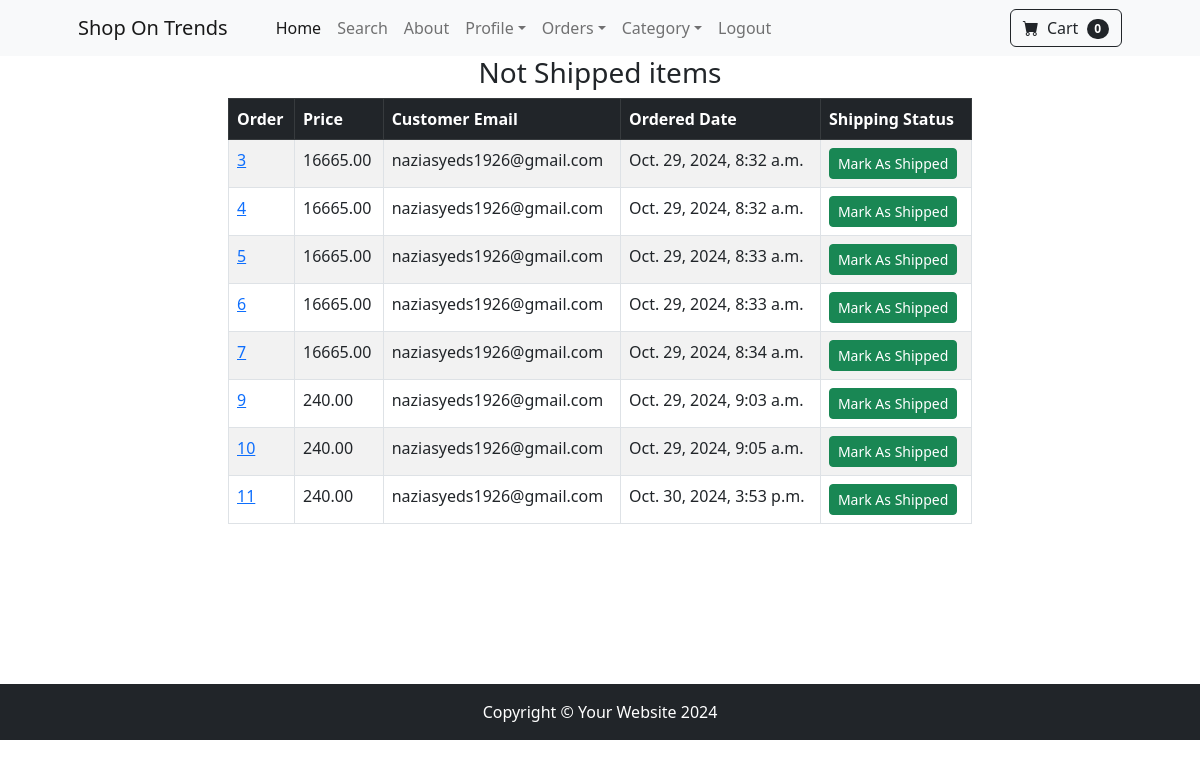
Screenshot of /payment/not_shipped_dashboard/ (signed in) with the database file from the repository.
### payment/models.py (models this page shows, shortened)
class Order(models.Model):
    user = models.ForeignKey(User,on_delete=models.CASCADE,null = True,blank=True)
    full_name = models.CharField(max_length=250)
    email = models.EmailField(max_length=250)
    shipping_address = models.TextField(max_length=15000)
    amount_paid = models.DecimalField(max_digits=7,decimal_places=2)
    date_ordered = models.DateTimeField(auto_now_add=True)
    shipped = models.BooleanField(default=False)
    date_shipped = models.DateTimeField(blank=True,null=True)
    invoice = models.CharField(max_length=250,null=True,blank=True)
    paid = models.BooleanField(default=False)

### payment/views.py (the view, shortened to what this page needs)
# urls.py: path('not_shipped_dashboard/',views.not_shipped_dashboard, name ="not_shipped_dashboard"),
def not_shipped_dashboard(request):
    if request.user.is_authenticated and request.user.is_superuser:
        orders = Order.objects.filter(shipped = False)
        now = datetime.now()
        return render(request,"payment/not_shipped_dashboard.html",{"orders":orders})
    else:
        messages.success(request,"Access Denied")
        return redirect("home")

### shoppingcart/cart.py (called while the page is built)
    def __len__(self):
        return len(self.cart)

### shoppingcart/context_processors.py (called while the page is built)
def cart(request):
    return {'cart':Cart(request)}

### payment/templates/payment/not_shipped_dashboard.html (shortened to what this page needs)
{% extends 'base.html' %}
{% block content %}
<div class ="container">
<div class="row">
    <center>
        <div class ="col-8">
        <h3>Not Shipped items</h3>
        <table class="table table-striped table-hover table-bordered">
            <thead class="table-dark">
              <tr>
                <th scope="col">Order</th>
                <th scope="col">Price</th>
                <th scope="col">Customer Email</th>
                <th scope="col">Ordered Date</th>
                <th scope="col">Shipping Status</th>
              </tr>
            </thead>
            <tbody>
            {% for item in orders %}
              <tr>
                <td><a href="{% url 'orders' item.id %}">{{item.id}}</a></td>
                <td>{{item.amount_paid}}</td>
                <td>{{item.email}}</td>
                <td>{{item.date_ordered}}</td>
              <td>
                <form method="POST">
                    <button type="submit" class="btn btn-success btn-sm">Mark As Shipped</button>
                </form>
              </td>
            </tr>
              {% endfor %}
            </tbody>
          </table>
        </br><br/><br/>
      </br><br/><br/>
        </div>
    </center>
</div>
</div>
{% endblock %}

### store/templates/base.html (shortened to what this page needs)
{% load static %}
<!DOCTYPE html>
<html lang="en">
    <head>
        <link href="https://cdn.jsdelivr.net/npm/bootstrap-icons@1.5.0/font/bootstrap-icons.css" rel="stylesheet" />
        <link href="{% static 'css/styles.css'%}" rel="stylesheet" />
    </head>
    <body>
        {% include 'navbar.html'%}
        {% block content%}
        {% endblock %}
        <footer class="py-5 bg-dark">
            <div class="container"><p class="m-0 text-center text-white">Copyright &copy; Your Website 2024</p></div>
        </footer>
    </body>
</html>

### store/templates/navbar.html (shortened to what this page needs)
<nav class="navbar navbar-expand-lg navbar-light bg-light">
    <div class="container px-4 px-lg-5">
        <a class="navbar-brand" href="{% url 'home'%}">Shop On Trends</a>
        <div class="collapse navbar-collapse" id="navbarSupportedContent">
            <ul class="navbar-nav me-auto mb-2 mb-lg-0 ms-lg-4">
                <li class="nav-item"><a class="nav-link active" aria-current="page" href="{% url 'home'%}">Home</a></li>
                <li class="nav-item"><a class="nav-link" aria-current="page" href="{% url 'search'%}">Search</a></li>
                <li class="nav-item"><a class="nav-link" href="{% url 'about' %}">About</a></li>
                {% if user.is_authenticated%}
                    <li class="nav-item dropdown">
                        <a class="nav-link dropdown-toggle" id="navbarDropdown" href="#" role="button" data-bs-toggle="dropdown" aria-expanded="false">Profile</a>
                    </li>
                    {% if user.is_superuser%}
                    <li class="nav-item dropdown">
                        <a class="nav-link dropdown-toggle" id="navbarDropdown" href="#" role="button" data-bs-toggle="dropdown" aria-expanded="false">Orders</a>
                    </li>
                    {%endif%}
                {% else %}
                <li class="nav-item"><a class="nav-link" href="{% url 'login' %}">Login</a></li>
                <li class="nav-item"><a class="nav-link" href="{% url 'register' %}">Register</a></li>
                {% endif %}
                <li class="nav-item dropdown">
                    <a class="nav-link dropdown-toggle" id="navbarDropdown" href="#" role="button" data-bs-toggle="dropdown" aria-expanded="false">Category</a>
                </li>
                <li class="nav-item"><a class="nav-link" href="{% url 'logout' %}">Logout</a></li>
            </ul>
            <form class="d-flex">
                <a href="{%url 'cart_summary'%}" class="btn btn-outline-dark">
                    <i class="bi-cart-fill me-1"></i>
                    Cart
                    <span class="badge bg-dark text-white ms-1 rounded-pill" id="cart_quantity">
                    {{cart|length}}
                    </span>
                </a>
            </form>
        </div>
    </div>
</nav>

### rows the page displays
Order: id "3", amount_paid "16665.00", email "naziasyeds1926@gmail.com", date_ordered "Oct. 29, 2024, 8:32 a.m."
Order: id "4", amount_paid "16665.00", email "naziasyeds1926@gmail.com", date_ordered "Oct. 29, 2024, 8:32 a.m."
Order: id "5", amount_paid "16665.00", email "naziasyeds1926@gmail.com", date_ordered "Oct. 29, 2024, 8:33 a.m."
Order: id "6", amount_paid "16665.00", email "naziasyeds1926@gmail.com", date_ordered "Oct. 29, 2024, 8:33 a.m."
Order: id "7", amount_paid "16665.00", email "naziasyeds1926@gmail.com", date_ordered "Oct. 29, 2024, 8:34 a.m."
Order: id "9", amount_paid "240.00", email "naziasyeds1926@gmail.com", date_ordered "Oct. 29, 2024, 9:03 a.m."
Order: id "10", amount_paid "240.00", email "naziasyeds1926@gmail.com", date_ordered "Oct. 29, 2024, 9:05 a.m."
Order: id "11", amount_paid "240.00", email "naziasyeds1926@gmail.com", date_ordered "Oct. 30, 2024, 3:53 p.m."

### other values shown
{{ cart|length }} "0"
